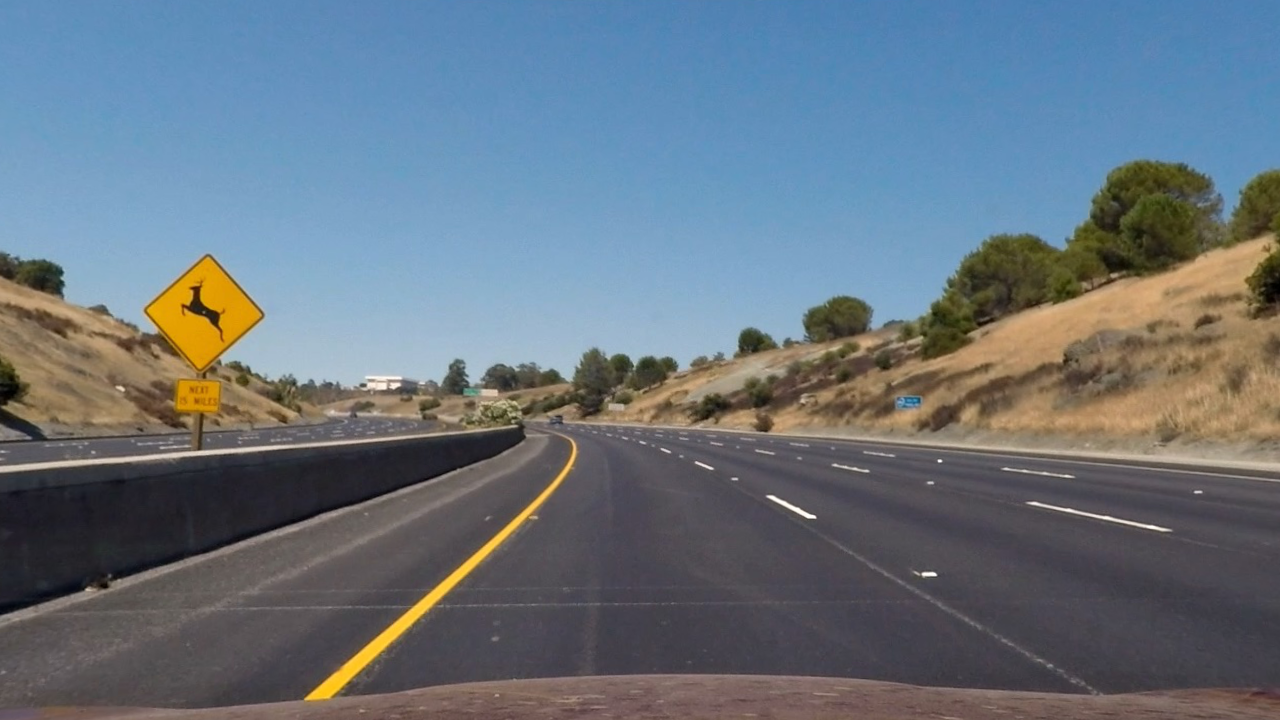
#> input picture test_images_undist/undist_test2.jpg, 1280 x 720 px
$ jupyter execute --allow-errors Advanced_Lane_lines.ipynb   (shell and % lines are left out)   (older library calls are emulated)
#> lines starting #> are read from the running program, lines starting #| are printed output that depends on the picture; after the words box and inside, x2 and y2 are one past the last pixel; in counts of white or black regions, pixels touching at a corner belong together; long printed decimals are rounded
[cell 1]
import cv2
import numpy as np
import matplotlib.pyplot as plt
import matplotlib.image as mimg
import glob

[cell 2]
nx = 9
ny = 6
imagepts=[]
objectpts=[]
object_points = []
image_points = []
object_points = np.zeros((9*6,3), np.float32)
object_points[:,:2] = np.mgrid[0:9,0:6].T.reshape(-1,2)

[cell 3]
images = glob.glob("./camera_cal/calibration*.jpg")

[cell 4]
for fname in images:
    img = cv2.imread(fname)
    gray = cv2.cvtColor(img,cv2.COLOR_BGR2GRAY)
    ret, image_points = cv2.findChessboardCorners(gray, (9,6), None)
    if(ret):
        imagepts.append(image_points)
        objectpts.append(object_points)

#> (a cell that did not finish here is left out)

#> (a cell that did not finish here is left out)

[cell 7]
#mimg.imsave('./output_images/calibration3_unDistor.jpg',undist)

[cell 8]
images = glob.glob("./test_images/*.jpg")
#> images = []

for fname in images:
    img = mimg.imread(fname)
    undist = cv2.undistort(img, mtx, dist, None, mtx)
    #undist = cv2.cvtColor(undist,cv2.COLOR_BGR2RGB)
    print(undist.shape)
    mimg.imsave("./test_images_undist/"+"undist_"+fname.split('/')[2],undist)
    #print((cv2.imread("./test_images_undist/undist_test1.jpg")).shape)
    #plt.imshow(cv2.imread("./test_images_undist/undist_test1.jpg"),cmap='viridis')

[cell 9]
def sobel_abs_thresh(img,thresh, orient='x', sobel_kernel=3):
    #gray = cv2.cvtColor(img, cv2.COLOR_RGB2GRAY)
    hls = cv2.cvtColor(img, cv2.COLOR_RGB2HLS)
    s_channel=hls[:,:,2]
    sobel = cv2.Sobel(s_channel, cv2.CV_64F, 1&(orient=='x'), 1&(orient=='y'),ksize =sobel_kernel)
    abs_sobel = np.absolute(sobel)
    scaled_sobel = np.uint8(255*abs_sobel/np.max(abs_sobel))
    bin_sobel = np.zeros_like(scaled_sobel)
    bin_sobel[(scaled_sobel > thresh[0])&(scaled_sobel < thresh[1])] = 1
    return bin_sobel

def mag_thresh(img,mag_thresh, sobel_kernel=3):
    #gray = cv2.cvtColor(img, cv2.COLOR_RGB2GRAY)
    hls = cv2.cvtColor(img, cv2.COLOR_RGB2HLS)
    s_channel=hls[:,:,2]
    sobelx = np.absolute(cv2.Sobel(s_channel, cv2.CV_64F, 1, 0,ksize =sobel_kernel))
    sobely = np.absolute(cv2.Sobel(s_channel, cv2.CV_64F, 0, 1,ksize =sobel_kernel))
    sobel = np.sqrt(sobelx**2 + sobely**2)
    sobel =np.uint8(255*sobel/np.max(sobel))
    binary_output = np.zeros_like(sobel)
    binary_output[((sobel >= mag_thresh[0]) & (sobel <= mag_thresh[1]))] = 1
    return binary_output


def dir_thresh(img,thresh, sobel_kernel=3):
    #gray = cv2.cvtColor(img, cv2.COLOR_RGB2GRAY)
    hls = cv2.cvtColor(img, cv2.COLOR_RGB2HLS)
    s_channel=hls[:,:,2]
    sobelx = np.absolute(cv2.Sobel(s_channel, cv2.CV_64F, 1, 0,ksize =sobel_kernel))
    sobely = np.absolute(cv2.Sobel(s_channel, cv2.CV_64F, 0, 1,ksize =sobel_kernel))
    dir  =np.arctan2(sobely, sobelx)
    bin_img =np.zeros_like(sobelx)
    bin_img[(dir >= thresh[0]) & (dir<=thresh[1])] = 1
    return bin_img

def combine_thresh(image,threshx=(0,255),threshy=(0,255),threshMag= (0,255),threshDir=(0.7,1.3),ksize=3):
    gradx = sobel_abs_thresh(image,threshx, orient='x', sobel_kernel=ksize)
    grady = sobel_abs_thresh(image,threshy, orient='y', sobel_kernel=ksize)
    mag_binary = mag_thresh(image,threshMag, sobel_kernel=ksize)
    dir_binary = dir_thresh(image, threshDir,sobel_kernel=ksize)
    f, ((ax1,ax2),(ax3,ax4)) = plt.subplots(2, 2, figsize=(24, 9))
    ax1.imshow(gradx,cmap='gray')
    ax2.imshow(grady,cmap='gray')
    ax3.imshow(mag_binary,cmap='gray')
    ax4.imshow(dir_binary,cmap='gray')
    combined = np.zeros_like(dir_binary)
    combined[(gradx==1) |(mag_binary==1) & (dir_binary==1)] = 1
    #ax2.imshow(combined,cmap='gray')
    return combined

[cell 10]
image = mimg.imread('./test_images_undist/undist_test2.jpg')
#> image is the input picture: shape (720, 1280, 4) float32; mean R, G, B, A 0.407, 0.454, 0.496, 1
ksize = 17
bin_img = combine_thresh(image,threshx = (20,100),threshy=(20,100),threshMag= (100,200),threshDir=(0.5,1.3,),ksize=17)
#> bin_img: shape (720, 1280) float64; values 0 (black) and 1 (white), 5.3% white; 627 white regions (301 under 20 px), largest, box (x1, y1, x2, y2) and area: (298, 436, 583, 705) 6533, (136, 250, 271, 381) 5239, (1060, 157, 1140, 256) 1904

[cell 11]
plt.imshow(bin_img,'gray')

[cell 12]
#mimg.imsave('./output_images/undist_straight_lines1_thresh_binary.jpg',combined,cmap = 'gray')

#> (a cell that did not finish here is left out)

#> (a cell that did not finish here is left out)

[cell 15]
images = glob.glob("./test_images_undist/*.jpg")
#> images = 3 items
for fname in images:
    image = mimg.imread(fname)
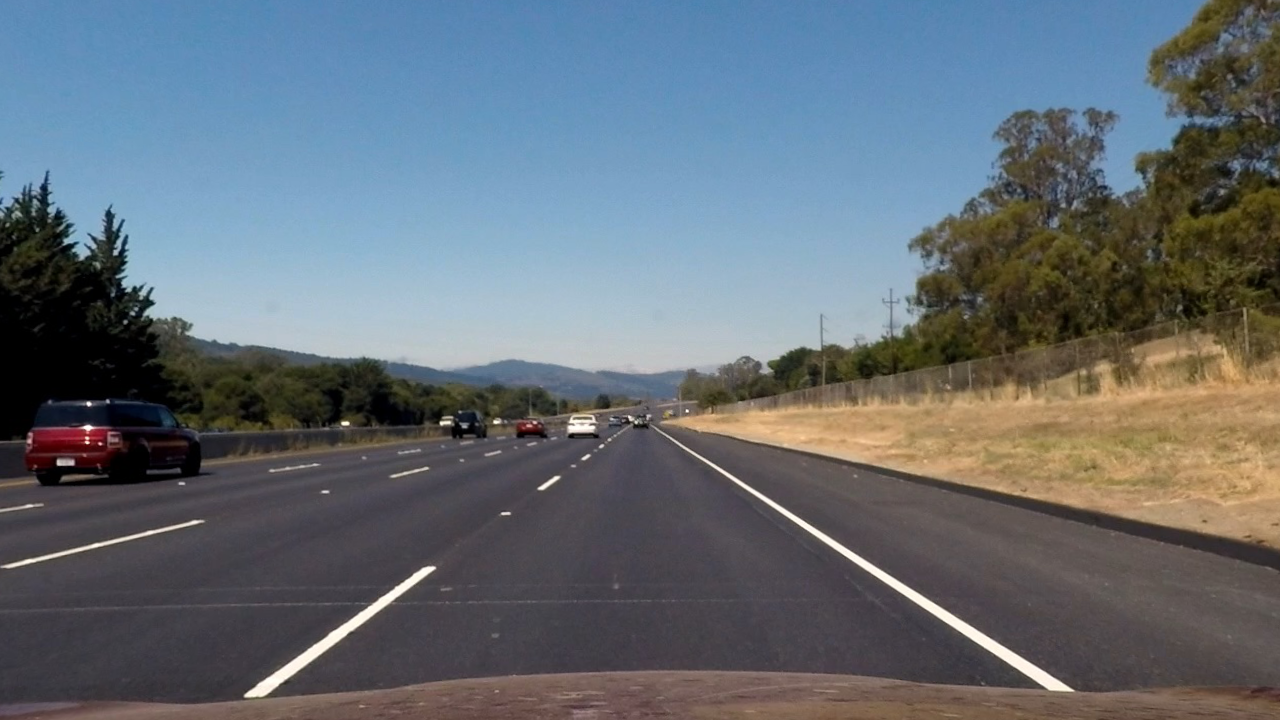
#> input picture test_images_undist/undist_straight_lines2.jpg, 1280 x 720 px
#> image is the input picture: shape (720, 1280, 4) float32; mean R, G, B, A 0.394, 0.428, 0.458, 1
    img_size = (image.shape[1],image.shape[0])
    src = np.float32([[592,450],[688,450],[1100,700],[210,700]])
    # [4 lines of commented-out code are left out]
    dst = np.float32([[200,0],[1100,0],[1100,700],[200,700]])
    #plt.scatter(dst[:,0],dst[:,1],marker = 'o',color = "green",s =200)
    M= cv2.getPerspectiveTransform(src,dst)
    warped = cv2.warpPerspective(image, M, img_size)
    #mimg.imsave("./output_images/"+"BirdView_"+fname.split('/')[2],warped)

[cell 16]
image = mimg.imread("./output_images/BirdView_undist_test3.jpg")
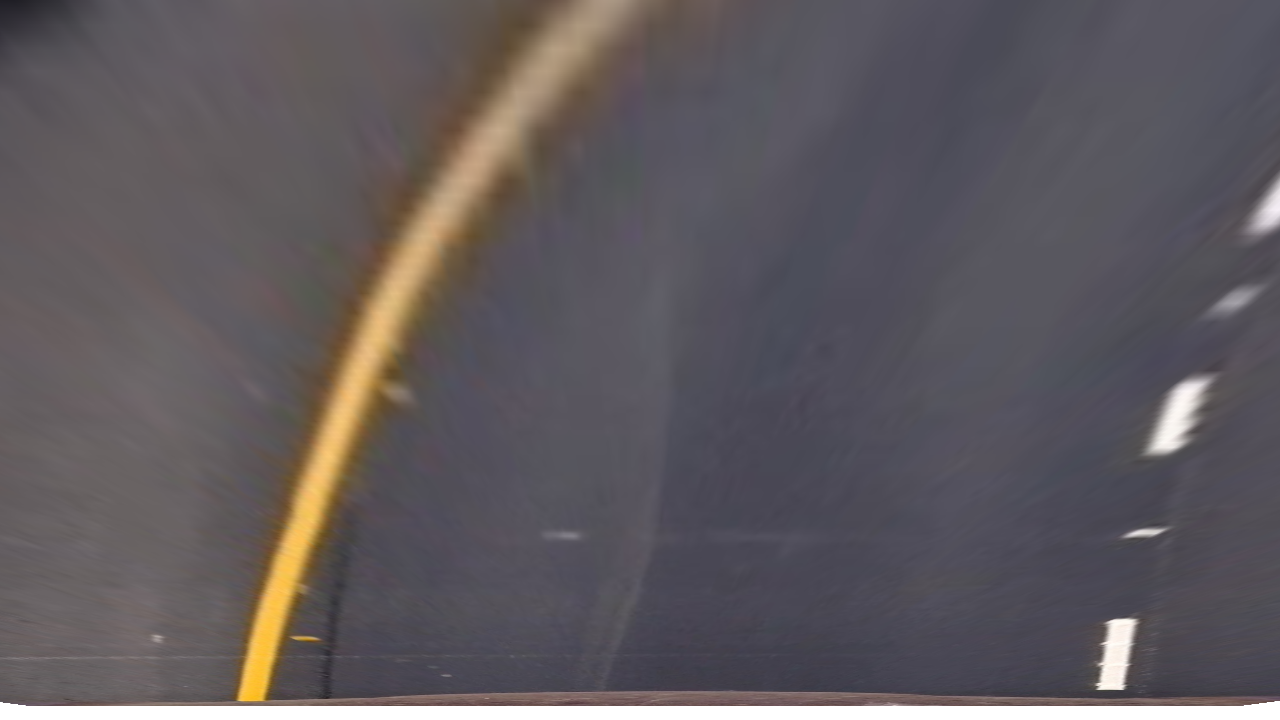
#> input picture output_images/BirdView_undist_test3.jpg, 1280 x 720 px
#> image is the input picture: shape (720, 1280, 4) float32; mean R, G, B, A 0.355, 0.334, 0.349, 0.98
print(image.shape)
#| (720, 1280, 4)
plt.imshow(image)

[cell 17]
plt.imshow(image)

[cell 18]
binary_warped = combine_thresh(image,threshx = (10,100),threshy=(10,100),threshMag= (20,100),threshDir=(0.3,1.3,),ksize=5)
#> call 2 of combine_thresh, with threshx = (10, 100), threshy = (10, 100), threshMag = (20, 100), threshDir = (0.3, 1.3), ksize = 5
#> in combine_thresh (call 2), `dir_binary = dir_thresh(image, threshDir,sobel_kernel=ksize)`:
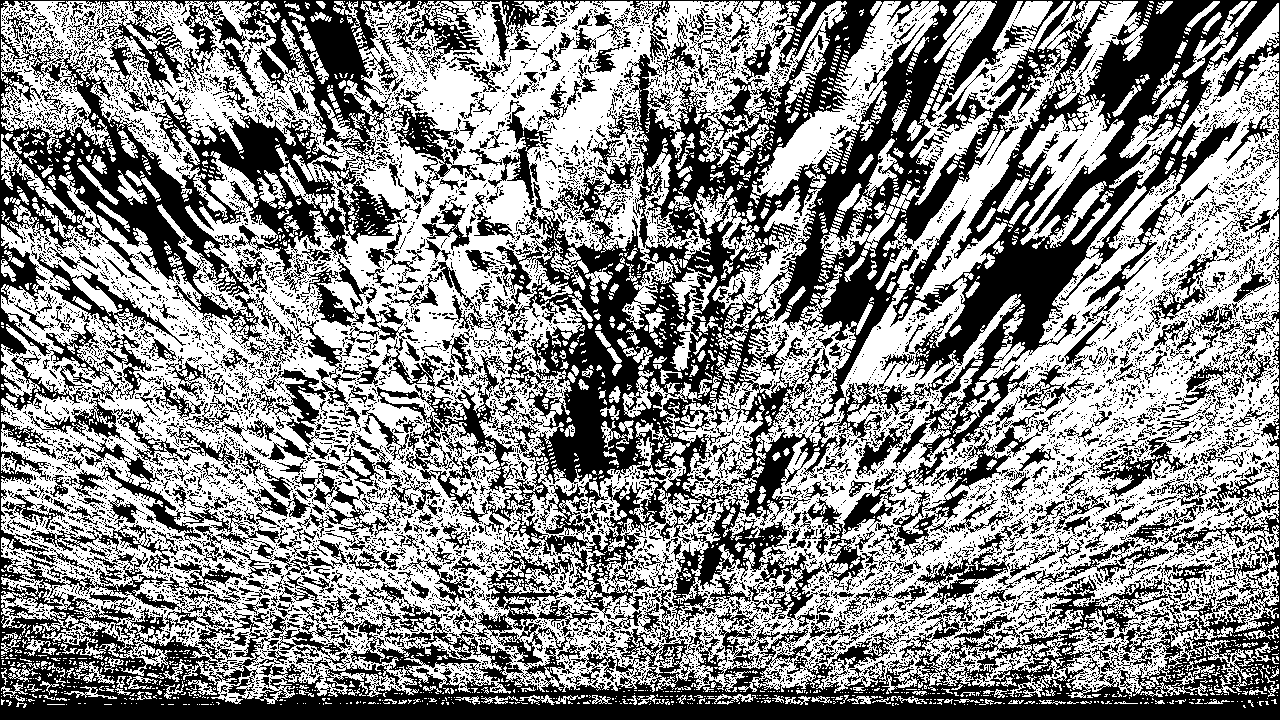
#> dir_binary: shape (720, 1280) float64; values 0 (black) and 1 (white), 54.1% white; 7556 black regions (6763 under 20 px), largest, box (x1, y1, x2, y2) and area: (0, 0, 1280, 720) 305452, (893, 427, 1041, 558) 2889, (67, 438, 279, 545) 2720
#> binary_warped: shape (720, 1280) float64; values 0 (black) and 1 (white), 3.1% white; 69 white regions (47 under 20 px), largest, box (x1, y1, x2, y2) and area: (254, 227, 453, 703) 10989, (225, 209, 432, 703) 10984, (1153, 387, 1201, 450) 1476

[cell 19]
plt.imshow(binary_warped,cmap = 'gray')
print(binary_warped.nonzero())
#> (printed output is left out)

[cell 20]
def find_lane_pixels(binary_warped):
    histogram = np.sum(binary_warped[binary_warped.shape[0]//2:,:],axis =0)
#> histogram = 1280 values, max 181 at index 302, min 0 at index 0, mean 16.91
    out_img = np.dstack((binary_warped, binary_warped, binary_warped))
    out_img = out_img.astype(np.uint8)
    #print("o",out_img)
    midpoint = histogram.shape[0]//2
    leftx_base = np.argmax(histogram[:midpoint])
#> leftx_base = 302
    rightx_base = np.argmax(histogram[midpoint:])+midpoint
#> rightx_base = 1116
    margin = 100
    minpix =50
    nwindows = 9
    window_height = np.int(binary_warped.shape[0]//nwindows)
    nonzero = binary_warped.nonzero()
#> nonzero = 28261 positions, rows 21 to 706, columns 17 to 1278
    nonzeroy = np.array(nonzero[0])
    nonzerox = np.array(nonzero[1])
    leftx_current = leftx_base
#> leftx_current = 302
    rightx_current = rightx_base
#> rightx_current = 1116

    left_lane_inds = []
    right_lane_inds = []

    for window in range(nwindows):
        win_y_low = binary_warped.shape[0] - (window+1)*window_height
        win_y_high = binary_warped.shape[0] - window*window_height
        win_xleft_low = leftx_current-margin
        win_xleft_high = leftx_current+margin
        win_xright_low = rightx_current-margin
        win_xright_high = rightx_current+margin

        cv2.rectangle(out_img,(win_xleft_low,win_y_low),(win_xleft_high,win_y_high),(0,255,0), 2)
        cv2.rectangle(out_img,(win_xright_low,win_y_low),(win_xright_high,win_y_high),(0,255,0), 2)

        good_left_inds = np.where((nonzerox>=win_xleft_low)&(nonzerox<=win_xleft_high)& (nonzeroy >=win_y_low )&(nonzeroy <= win_y_high))[0]
        good_right_inds = np.where((nonzerox>=win_xright_low)&(nonzerox<=win_xright_high)&(nonzeroy >=win_y_low )&(nonzeroy <= win_y_high))[0]

        left_lane_inds.append(good_left_inds)
        right_lane_inds.append(good_right_inds)

        if len(good_left_inds) > minpix:
            leftx_current = np.int(np.mean(nonzerox[good_left_inds]))
        if len(good_right_inds) > minpix:
            rightx_current = np.int(np.mean(nonzerox[good_right_inds]))
#> this loop made 9 passes
#> (win_xleft_low, win_xleft_high, win_xright_low, win_xright_high, leftx_current, rightx_current) on passes 1, 2, 4, 5, 7: (202, 402, 1016, 1216, 260, 1114), (160, 360, 1014, 1214, 279, 1120), (204, 404, 1020, 1220, 334, 1173), (234, 434, 1073, 1273, 365, 1186), (295, 495, 1086, 1286, 437, 1272)
#> out_img: shape (720, 1280, 3); mean of channels 0, 1, 2 0, 5.3, 0
#> after the loop, left_lane_inds = 9 items; right_lane_inds = 9 items

    left_lane_inds = np.concatenate(left_lane_inds)
    right_lane_inds = np.concatenate(right_lane_inds)
#> right_lane_inds = 2950 values, max 27846 at index 919, min 417 at index 2810, mean 16933.2
    leftx = nonzerox[left_lane_inds]
    lefty = nonzeroy[left_lane_inds]
    rightx = nonzerox[right_lane_inds]
#> rightx = 2950 values, max 1278 at index 2816, min 1095 at index 789, mean 1154.2
    righty = nonzeroy[right_lane_inds]
#> righty = 2950 values, max 690 at index 913, min 190 at index 2810, mean 512.1


    return leftx, lefty, rightx, righty, out_img

[cell 21]
def fit_polynomial(binary_warped):
    # Find our lane pixels first
    leftx, lefty, rightx, righty, out_img = find_lane_pixels(binary_warped)

    # Fit a second order polynomial to each using `np.polyfit`
    left_fit = np.polyfit(lefty, leftx, 2)
#> left_fit = [0.000238, -0.586, 545.6]
    right_fit = np.polyfit(righty, rightx, 2)
#> right_fit = [0.000435, -0.723, 1402.3]

    # Generate x and y values for plotting
    ploty = np.linspace(0, binary_warped.shape[0]-1, binary_warped.shape[0] )
    try:
        left_fitx = left_fit[0]*ploty**2 + left_fit[1]*ploty + left_fit[2]
#> left_fitx = 720 values, max 545.6 at index 0, min 247 at index 719, mean 375.8
        right_fitx = right_fit[0]*ploty**2 + right_fit[1]*ploty + right_fit[2]
#> right_fitx = 720 values, max 1402.3 at index 0, min 1107.6 at index 719, mean 1217.5
    except TypeError:
        # Avoids an error if `left` and `right_fit` are still none or incorrect
        print('The function failed to fit a line!')
        left_fitx = 1*ploty**2 + 1*ploty
        right_fitx = 1*ploty**2 + 1*ploty

    return left_fit,right_fit,left_fitx,right_fitx,out_img,ploty

[cell 22]
def mark_road(binary_warped):
    left_fit,right_fit,left_fitx,right_fitx,out_img,ploty = fit_polynomial(binary_warped)
#> left_fit = [0.000238, -0.586, 545.6]; right_fit = [0.000435, -0.723, 1402.3]; ploty = 720 values from 0 to 719
    window_img = np.zeros_like(out_img)
    line_window1 = np.array([np.transpose(np.vstack([left_fitx, ploty]))])
#> line_window1 = 720 pairs, first value 247 to 545.6, second value 0 to 719
    line_window2 = np.array([np.flipud(np.transpose(np.vstack([right_fitx,ploty])))])
#> line_window2 = 720 pairs, first value 1107.6 to 1402.3, second value 0 to 719
    line_pts = np.hstack((line_window1, line_window2))
#> line_pts = 1440 pairs, first value 247 to 1402.3, second value 0 to 719
    cv2.fillPoly(window_img, np.int_([line_pts]), (0,255, 0))

    lane_sep=right_fitx[np.int_(np.max(ploty))]-left_fitx[np.int_(np.max(ploty))]
#> lane_sep = 860.6
    lane_cent = left_fitx[np.int_(np.max(ploty))]+(lane_sep)/2
#> lane_cent = 677.3
    veh_cent = out_img.shape[1]/2
    mx=3.7/700
    my=30/720
    scaled_y_eval = np.max(ploty)*my
#> scaled_y_eval = 29.96
    scaled_lf0 = (left_fit[0]*mx) / (my ** 2)
#> scaled_lf0 = 0.000724
    scaled_lf1 = left_fit[1]*mx/my
#> scaled_lf1 = -0.0744
    left_curverad = ((1+(2*scaled_lf0*scaled_y_eval+scaled_lf1)**2)**(3/2))/(2*np.absolute(scaled_lf0))
#> left_curverad = 691.6
    return window_img,left_curverad,(veh_cent-lane_cent)*mx

[cell 23]
out,curvature,deviation = mark_road(binary_warped)
#> curvature = 691.6; deviation = -0.197

plt.imshow(out)
print("curvature",curvature,"Deviation",deviation)
#| curvature 691.649 Deviation -0.197
#mimg.imsave("./output_images/fit_poly_test6.jpg",out)

[cell 24]
img_size = (out.shape[1],out.shape[0])
#src = np.float32([[580,450],[700,450],[960,620],[330,620]])
src = np.float32([[200,0],[1100,0],[1100,700],[200,700]])

#plt.scatter(src[:,0],src[:,1],marker = 'x',color = "red",s =200)

#offset = 400
#dst=np.float32([[offset, offset], [img_size[0]-offset, offset],[img_size[0]-offset, img_size[1]-offset],[offset, img_size[1]-offset]])

dst = np.float32([[592,450],[688,450],[1100,700],[210,700]])

M= cv2.getPerspectiveTransform(src,dst)
#> M = [[0.107, -0.813, 570.7], [-2.45e-16, -0.535, 450], [-4.29e-19, -0.00127, 1]]
warped = cv2.warpPerspective(out, M, img_size)
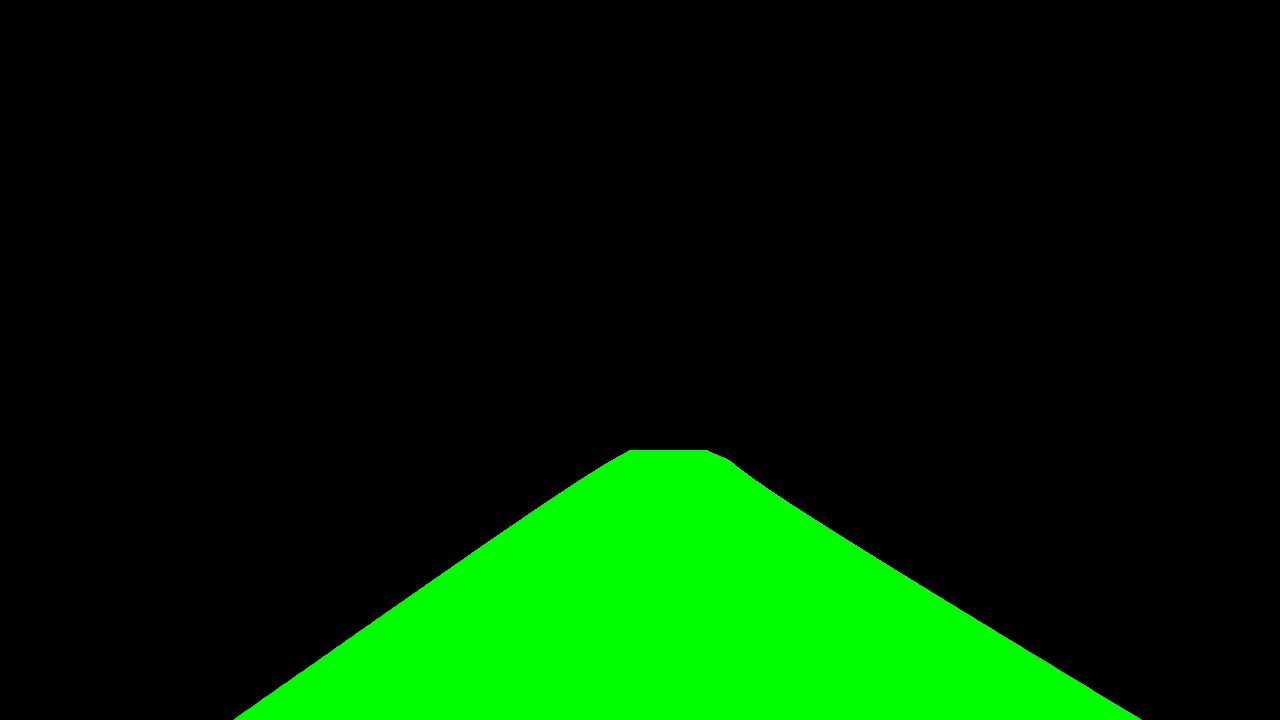
#> warped: shape (720, 1280, 3); mean of channels 0, 1, 2 0, 37, 0; drawn as B, G, R
plt.imshow(warped)

#> (a cell that did not finish here is left out)

#> (a cell that did not finish here is left out)

[cell 27]
from moviepy.editor import VideoFileClip
from IPython.display import HTML
import cv2
import numpy as np
import matplotlib.pyplot as plt
import matplotlib.image as mimg
import glob

[cell 28]
class lane:
    # [7 lines left out: function __init__, not called in this run]

[cell 29]
class frame:
    # [21 lines left out: function __init__, not called in this run]
    left_fitx_buffer = []
    right_fitx_buffer =[]


    mtx = np.array([[  1.15777818e+03,0.00000000e+00,6.67113857e+02],[ 0.00000000e+00 ,1.15282217e+03,3.86124583e+02], [ 0.00000000e+00,0.00000000e+00,1.00000000e+00]])
    dist=np.array([[-0.24688507,-0.02373155,-0.00109831,0.00035107,-0.00259868]])
    kernel=17
    mx=3.7/700
    my=30/720
    left_lane_points_fit =np.array([])
    right_lane_points_fit = np.array([])
    sane = False
    insane = 0


    # [222 lines left out: functions create_bird_view, sobel_abs_thresh, mag_thresh, dir_thresh, create_th_binary, extract_lane_points and 5 more, not called in this run]
        #text = "Sanity - "+str(frame.sane)
        #self.output_frame = cv2.putText(self.output_frame,text , (400,200), font,fontScale, color, thickness, cv2.LINE_AA)

[cell 30]
# [11 lines left out: function process_frame, not called in this run]

[cell 31]
output_video = './output_video/project_video.mp4'
#> output_video = './output_video/project_video.mp4'
#clip1 = VideoFileClip("./challenge_video.mp4").subclip(0,5)
#> (the rest of this cell did not finish here and is left out)
